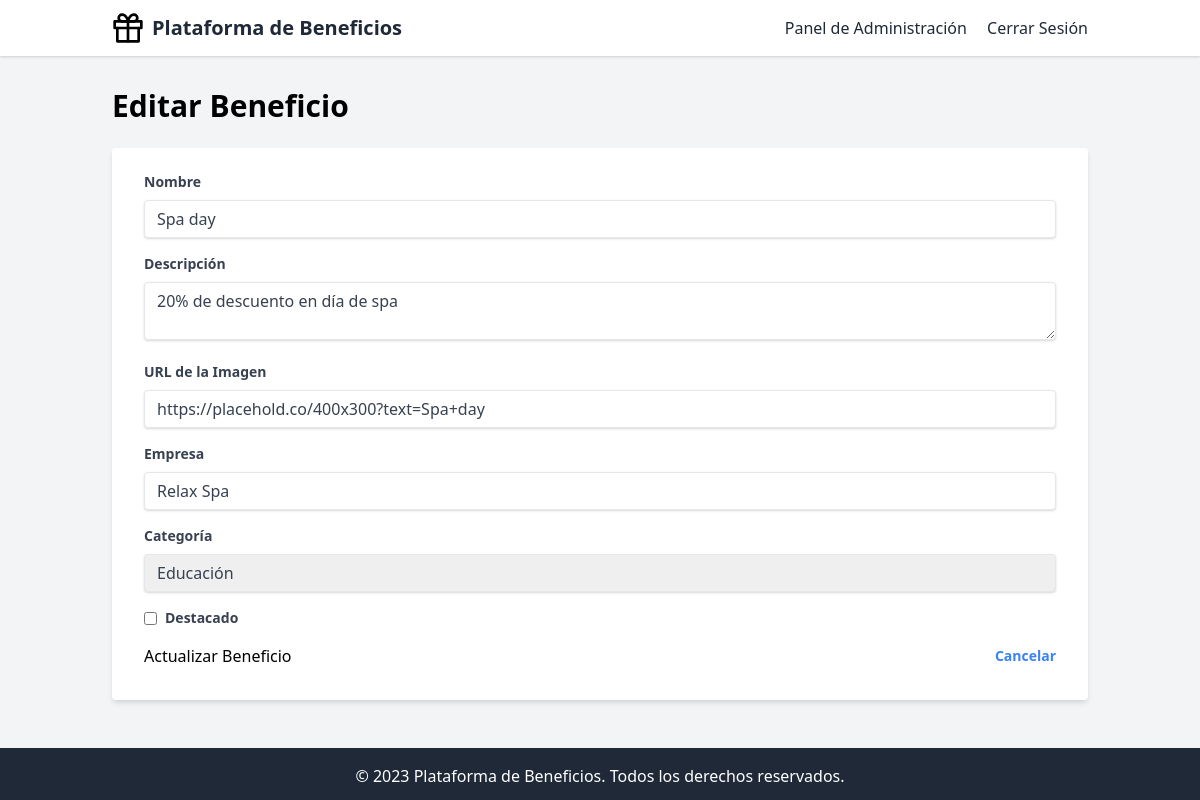
/admin/benefit/2/edit (signed in), run on an earlier commit of the app's database.
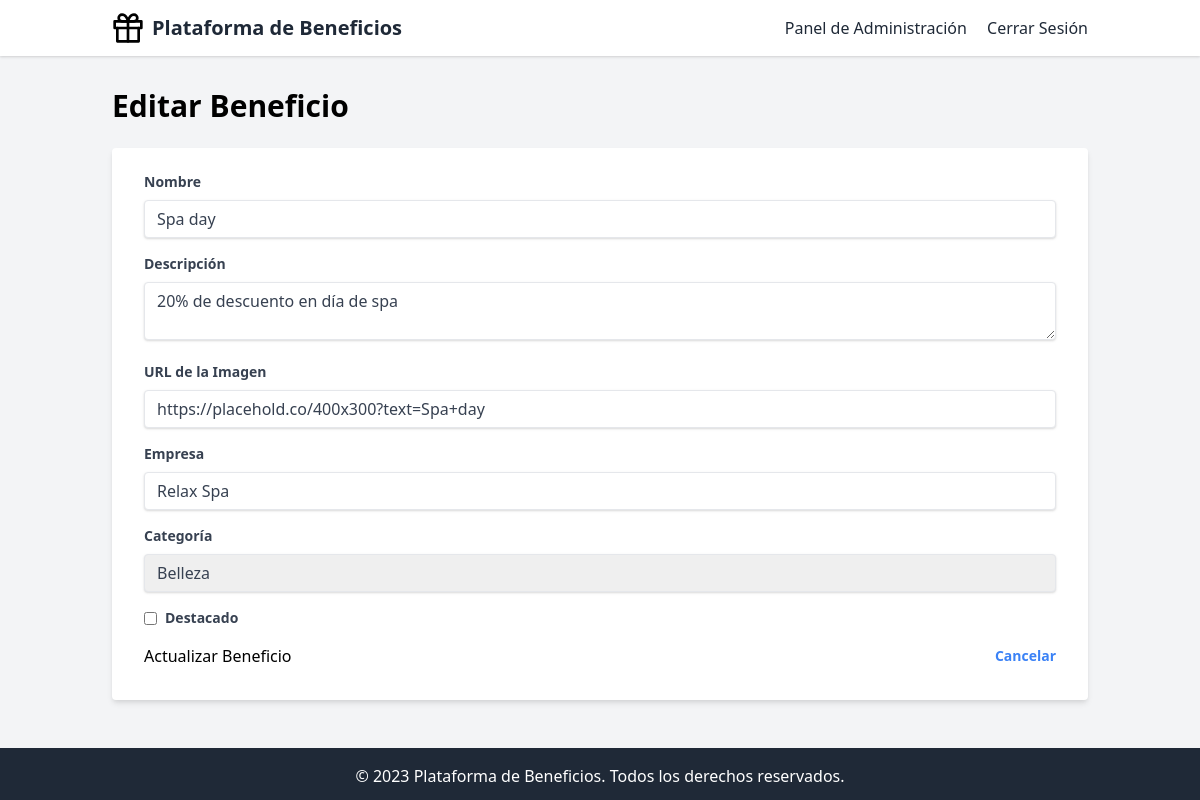
And on a later commit of the database.
### app/models.py (models this page shows)
class Benefit(db.Model):
    id = db.Column(db.Integer, primary_key=True)
    name = db.Column(db.String(128), index=True)
    description = db.Column(db.Text)
    image_url = db.Column(db.String(256))
    company = db.Column(db.String(128))
    category_id = db.Column(db.Integer, db.ForeignKey('category.id'))
    redemptions = db.relationship('Redemption', backref='benefit', lazy='dynamic')
    featured = db.Column(db.Boolean, default=False)

class Category(db.Model):
    id = db.Column(db.Integer, primary_key=True)
    name = db.Column(db.String(64), index=True, unique=True)
    image_url = db.Column(db.String(256))
    benefits = db.relationship('Benefit', backref='category', lazy='dynamic')

### app/admin/routes.py (the view, shortened to what this page needs)
@bp.route('/benefit/<int:id>/edit', methods=['GET', 'POST'])
@login_required
def edit_benefit(id):
    benefit = Benefit.query.get_or_404(id)
    categories = Category.query.all()
    return render_template('admin/benefit_form.html', benefit=benefit, categories=categories)

### app/models.py (called while the page is built)
@login_manager.user_loader
def load_user(id):
    return User.query.get(int(id))

### templates/admin/benefit_form.html
{% extends "base.html" %}
{% block content %}
<h1 class="text-3xl font-bold mb-6">{% if benefit %}Editar Beneficio{% else %}Agregar Nuevo Beneficio{% endif %}</h1>
<form method="POST" class="bg-white shadow-md rounded px-8 pt-6 pb-8 mb-4">
    <div class="mb-4">
        <label class="block text-gray-700 text-sm font-bold mb-2" for="name">
            Nombre
        </label>
        <input class="shadow appearance-none border rounded w-full py-2 px-3 text-gray-700 leading-tight focus:outline-none focus:shadow-outline" id="name" name="name" type="text" placeholder="Nombre del beneficio" value="{{ benefit.name if benefit else '' }}" required>
    </div>
    <div class="mb-4">
        <label class="block text-gray-700 text-sm font-bold mb-2" for="description">
            Descripción
        </label>
        <textarea class="shadow appearance-none border rounded w-full py-2 px-3 text-gray-700 leading-tight focus:outline-none focus:shadow-outline" id="description" name="description" placeholder="Descripción del beneficio" required>{{ benefit.description if benefit else '' }}</textarea>
    </div>
    <div class="mb-4">
        <label class="block text-gray-700 text-sm font-bold mb-2" for="image_url">
            URL de la Imagen
        </label>
        <input class="shadow appearance-none border rounded w-full py-2 px-3 text-gray-700 leading-tight focus:outline-none focus:shadow-outline" id="image_url" name="image_url" type="url" placeholder="https://ejemplo.com/imagen.jpg" value="{{ benefit.image_url if benefit else '' }}" required>
    </div>
    <div class="mb-4">
        <label class="block text-gray-700 text-sm font-bold mb-2" for="company">
            Empresa
        </label>
        <input class="shadow appearance-none border rounded w-full py-2 px-3 text-gray-700 leading-tight focus:outline-none focus:shadow-outline" id="company" name="company" type="text" placeholder="Nombre de la empresa" value="{{ benefit.company if benefit else '' }}" required>
    </div>
    <div class="mb-4">
        <label class="block text-gray-700 text-sm font-bold mb-2" for="category_id">
            Categoría
        </label>
        <select class="shadow appearance-none border rounded w-full py-2 px-3 text-gray-700 leading-tight focus:outline-none focus:shadow-outline" id="category_id" name="category_id" required>
            {% for category in categories %}
                <option value="{{ category.id }}" {% if benefit and benefit.category_id == category.id %}selected{% endif %}>{{ category.name }}</option>
            {% endfor %}
        </select>
    </div>
    <div class="mb-4">
        <label class="flex items-center">
            <input type="checkbox" class="form-checkbox" name="featured" {% if benefit and benefit.featured %}checked{% endif %}>
            <span class="ml-2 text-gray-700 text-sm font-bold">Destacado</span>
        </label>
    </div>
    <div class="flex items-center justify-between">
        <button class="btn-primary" type="submit">
            {% if benefit %}Actualizar{% else %}Agregar{% endif %} Beneficio
        </button>
        <a href="{{ url_for('admin.dashboard') }}" class="inline-block align-baseline font-bold text-sm text-blue-500 hover:text-blue-800">
            Cancelar
        </a>
    </div>
</form>
{% endblock %}

What changed in the data, as far as the page shows it:
changed Benefit "Spa day": category_id (not shown) → "Belleza"
Also different on the page:
form field category_id: "Educación" → (not shown)
